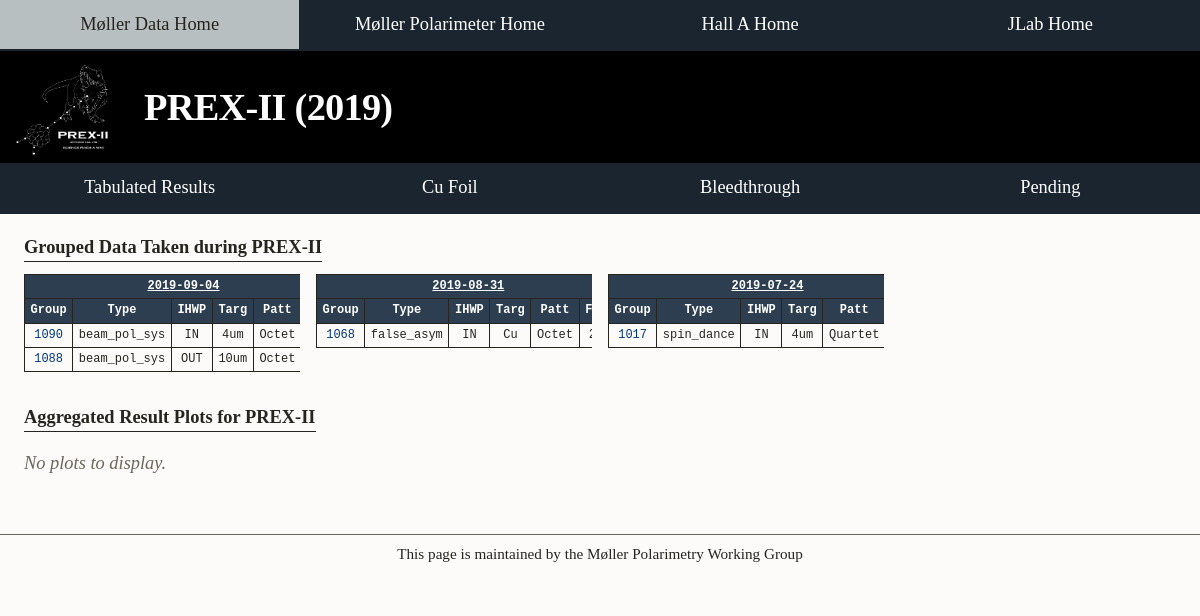
Page /mollerWeb/data/PREX-II/index.php on the committed database.
### tables this page shows
CREATE TABLE `moller_run` (
  `id_run` int(11) NOT NULL,
  `run_leftrate` float DEFAULT NULL,
  `run_rightrate` float DEFAULT NULL,
  `run_coinrate` float DEFAULT NULL,
  `run_accrate` float DEFAULT NULL,
  `run_bcm` int(11) DEFAULT NULL,
  `run_clock` int(11) DEFAULT NULL,
  `run_asym` float DEFAULT NULL,
  `run_asymerr` float DEFAULT NULL,
  `run_anpow` float(7,6) DEFAULT NULL,
  `run_ptarg` float(7,6) DEFAULT NULL,
  `run_pol` float DEFAULT NULL,
  `run_polerr` float DEFAULT NULL,
  `run_qasym` float DEFAULT NULL,
  `run_qasymerr` float DEFAULT NULL,
  `run_qpedused` float DEFAULT NULL,
  `run_qpedcalc` float(7,6) DEFAULT NULL,
  `run_deadtimetau` float DEFAULT NULL,
  `run_leftrate_err` float DEFAULT NULL,
  `run_rightrate_err` float DEFAULT NULL,
  `run_coinrate_err` float DEFAULT NULL,
  `run_accrate_err` float DEFAULT NULL,
  PRIMARY KEY (`id_run`)
);

CREATE TABLE `moller_run_details` (
  `id_rundet` int(11) NOT NULL,
  `rundet_day` date DEFAULT NULL,
  `rundet_anpow` float(7,6) DEFAULT NULL,
  `rundet_type` varchar(32) DEFAULT NULL,
  `rundet_pcrex_group` float(7,1) DEFAULT NULL,
  `rundet_qpedset` float DEFAULT NULL,
  `rundet_deadtimetau` float DEFAULT NULL,
  `rundet_comment` varchar(255) DEFAULT NULL,
  `experiment` varchar(255) DEFAULT NULL,
  PRIMARY KEY (`id_rundet`)
);

CREATE TABLE `moller_settings` (
  `id_set_run` int(11) NOT NULL,
  `set_run_type` varchar(255) DEFAULT NULL,
  `set_run_start` datetime DEFAULT NULL,
  `set_run_end` datetime DEFAULT NULL,
  `set_run_length` time DEFAULT NULL,
  `set_trig_thresh_ch0` float(10,5) DEFAULT NULL,
  `set_trig_thresh_ch1` float(10,5) DEFAULT NULL,
  `set_ihwp_in` varchar(255) DEFAULT NULL,
  `set_target` int(11) DEFAULT NULL,
  `set_E_beam` float(10,5) DEFAULT NULL,
  `set_E_inj` float(10,5) DEFAULT NULL,
  `set_E_Slinac` float(10,5) DEFAULT NULL,
  `set_E_Nlinac` float(10,5) DEFAULT NULL,
  `set_n_pass` varchar(255) DEFAULT NULL,
  `set_bcm_avg` float(10,5) DEFAULT NULL,
  `set_unser` float(10,5) DEFAULT NULL,
  `set_bcm_us` float(10,5) DEFAULT NULL,
  `set_bcm_ds` float(10,5) DEFAULT NULL,
  `set_inj_bcm_tot` float(10,5) DEFAULT NULL,
  `set_inj_bcm_halla` float(10,5) DEFAULT NULL,
  `set_bpm01_X` float(10,5) DEFAULT NULL,
  `set_bpm01_Y` float(10,5) DEFAULT NULL,
  `set_bpm04_X` float(10,5) DEFAULT NULL,
  `set_bpm04_Y` float(10,5) DEFAULT NULL,
  `set_bpm04a_X` float(10,5) DEFAULT NULL,
  `set_bpm04a_Y` float(10,5) DEFAULT NULL,
  `set_q1_cur` float(10,5) DEFAULT NULL,
  `set_q2_cur` float(10,5) DEFAULT NULL,
  `set_q3_cur` float(10,5) DEFAULT NULL,
  `set_q4_cur` float(10,5) DEFAULT NULL,
  `set_dip_cur` float(10,5) DEFAULT NULL,
  `set_tgt_angle` float(10,5) DEFAULT NULL,
  `set_tgt_angle_deg` float(10,5) DEFAULT NULL,
  `set_tgt_lin_pos` float(10,5) DEFAULT NULL,
  `set_tgt_lin_pos_mm` float(10,5) DEFAULT NULL,
  `set_las_mode_halla` varchar(255) DEFAULT NULL,
  `set_las_mode_hallb` varchar(255) DEFAULT NULL,
  `set_las_mode_hallc` varchar(255) DEFAULT NULL,
  `set_las_pow_halla` float(10,5) DEFAULT NULL,
  `set_las_pow_hallb` float(10,5) DEFAULT NULL,
  `set_las_pow_hallc` float(10,5) DEFAULT NULL,
  `set_las_attn_halla` float(10,5) DEFAULT NULL,
  `set_las_attn_hallb` float(10,5) DEFAULT NULL,
  `set_las_attn_hallc` float(10,5) DEFAULT NULL,
  `set_slit_halla` float(10,5) DEFAULT NULL,
  `set_slit_hallb` float(10,5) DEFAULT NULL,
  `set_slit_hallc` float(10,5) DEFAULT NULL,
  `set_ihwp` varchar(16) DEFAULT NULL,
  `set_rhwp` float(10,5) DEFAULT NULL,
  `set_vwien_angle` float(10,5) DEFAULT NULL,
  `set_sol_phi_fg` float(10,5) DEFAULT NULL,
  `set_hwien_angle` float(10,5) DEFAULT NULL,
  `set_hel_pattern` varchar(255) DEFAULT NULL,
  `set_hel_freq` float(10,5) DEFAULT NULL,
  `set_hel_delay` varchar(255) DEFAULT NULL,
  `set_t_settle` float(10,5) DEFAULT NULL,
  `set_t_stable` float(10,5) DEFAULT NULL,
  `set_bpm02a_X` float(10,5) DEFAULT NULL,
  `set_bpm02a_Y` float(10,5) DEFAULT NULL,
  `set_mol_mag_cur_set` float(10,5) DEFAULT NULL,
  `set_mol_mag_cur_meas` float(10,5) DEFAULT NULL,
  `set_mol_mag_v_meas` float(10,5) DEFAULT NULL,
  `set_mol_mag_field_meas` float(10,5) DEFAULT NULL,
  `set_mol_mag_ramp_state` float(10,5) DEFAULT NULL,
  `set_mol_cooler_temp` float(10,5) DEFAULT NULL,
  `set_mol_mag_T2temp` float(10,5) DEFAULT NULL,
  `set_mol_mag_lead1_temp` float(10,5) DEFAULT NULL,
  `set_mol_mag_lead2_temp` float(10,5) DEFAULT NULL,
  `set_det_hv_ch1` float(10,5) DEFAULT NULL,
  `set_det_hv_ch2` float(10,5) DEFAULT NULL,
  `set_det_hv_ch3` float(10,5) DEFAULT NULL,
  `set_det_hv_ch4` float(10,5) DEFAULT NULL,
  `set_det_hv_ch5` float(10,5) DEFAULT NULL,
  `set_det_hv_ch6` float(10,5) DEFAULT NULL,
  `set_det_hv_ch7` float(10,5) DEFAULT NULL,
  `set_det_hv_ch8` float(10,5) DEFAULT NULL,
  `set_det_ap_ch1` float(10,5) DEFAULT NULL,
  `set_det_ap_ch2` float(10,5) DEFAULT NULL,
  `set_det_ap_ch3` float(10,5) DEFAULT NULL,
  `set_det_ap_ch4` float(10,5) DEFAULT NULL,
  `set_det_ap_ch5` float(10,5) DEFAULT NULL,
  `set_det_ap_ch6` float(10,5) DEFAULT NULL,
  `set_det_ap_ch7` float(10,5) DEFAULT NULL,
  `set_det_ap_ch8` float(10,5) DEFAULT NULL,
  `set_trig_thresh` float(10,5) DEFAULT NULL,
  `set_trig_type` varchar(255) DEFAULT NULL,
  `set_mol_pow_sup_cur` float(10,5) DEFAULT NULL,
  PRIMARY KEY (`id_set_run`)
);

### mollerWeb/data/PREX-II/exp_config.php (called while the page is built, shortened)
<?php
$exptext = "PREX-II (2019)";
$explogo = "marisa-prex-transparent.png";

### mollerWeb/data/PREX-II/index.php (the view, shortened to what this page needs)
<?php
require_once __DIR__ . '/data_pull.php';
function showdategrouptables($exp){
    $rundata = isset($_SESSION["rundata"]) ? $_SESSION["rundata"] : array();
    $day="";
    $daytabcolspan = 6;
    echo sectionbanner("Grouped Data Taken during ".$exp);
    echo "<div class='day-tables'>\n";
    $daycounter=-1;
    foreach(array_reverse($rundata) as $rundeets){
      $listit=false;
      if($rundeets['rundet_type']=='false_asym')   $listit=true;
      if($rundeets['rundet_type']=='beam_pol_sys') $listit=true;
      if($rundeets['rundet_type']=='spin_dance')   $listit=true;
      if($listit==true && $rundeets['experiment']==$exp){
        if($rundeets['rundet_day'] != $day){
          $day=$rundeets['rundet_day'];
          $daycounter++;
          if($daycounter != 0){
            echo "      </tbody>
    </table>
  </div>
";
          }
          echo "
  <div class='day-table-wrap'>
    <table class='data-table data-table-day' cellspacing='0' cellpadding='0'>
      <tbody>
        <tr class='data-table-head'>
          <th colspan=".$daytabcolspan.">
            <a href='showbyday.php?day=$day'>".$day."</a>
          </th>
        </tr>
        <tr class='data-table-cols'>
          <th>Group</th>
          <th>Type</th>
          <th>IHWP</th>
          <th>Targ</th>
          <th>Patt</th>
          <th>Freq</th>
        </tr>
";
	  if( $rundeets['FLOOR(rundet_pcrex_group)'] != $grp ){
	    $grp = $rundeets['FLOOR(rundet_pcrex_group)'];
	    echo "        <tr>
          <td><a href='showgroup.php?group=$grp'>".$grp."</a></td>
          <td>".$rundeets['rundet_type']."</td>
          <td>".$rundeets['set_ihwp']."</td>
";
                  $target="null";
                  if($rundeets['set_target']==1) $target="Cu";
                  if($rundeets['set_target']==3) $target="4um";
            echo "          <td>".$target."</td>
          <td>".$rundeets['set_hel_pattern']."</td>
          <td>".round($rundeets['set_hel_freq'])."</td>
        </tr>
";
	  }
        } else {
          if( $rundeets['FLOOR(rundet_pcrex_group)'] != $grp ){
	    $grp = $rundeets['FLOOR(rundet_pcrex_group)'];
	    echo "        <tr>
          <td><a href='showgroup.php?group=$grp'>".$grp."</a></td>
          <td>".$rundeets['rundet_type']."</td>
          <td>".$rundeets['set_ihwp']."</td>
";
                  $target="null";
                  if($rundeets['set_target']==2) $target="10um";
            echo "          <td>".$target."</td>
          <td>".$rundeets['set_hel_pattern']."</td>
          <td>".round($rundeets['set_hel_freq'])."</td>
        </tr>
";
	  }
        }
      }
    }
            echo "      </tbody>
    </table>
  </div>
";
    echo "</div>\n";
    echo sectionbanner("Aggregated Result Plots for ".$exp);
    echo molpol_render_aggregated_plot_gallery(
      dirname(__FILE__) . '/../analysis/aggregated',
      '../analysis/aggregated/',
      $exp
    );
  }
  include "functions.php";
  echo pagestartcommon();
  echo pagetoplinks();
  echo pagegraphictitle();
  echo pagedatanavigationbar();
  echo pagestartmainbody();
  showdategrouptables($expname);
  echo pagefooterlastupdated();
  echo pagefooterclosepage();

### mollerWeb/data/PREX-II/functions.php (shortened to what this page needs)
<?php
function pagestartcommon(){
  include "exp_config.php";
  $htmlout  = "<!DOCTYPE html>\n";
  $htmlout .= "<html lang='en'>";
  $htmlout .= "<head>";
  $htmlout .= "<title>".$exptext." Møller Polarimetry Data</title>";
  $htmlout .= "<meta http-equiv='Content-Type' content='text/html; charset=utf-8' />";
  $htmlout .= "<link rel='stylesheet' type='text/css' href='style.css?v=20260916f'>";
  $htmlout .= "</head>";
  $htmlout .= "<body class='exp-page'>";
  return $htmlout;
}
function pagetoplinks(){
  $htmlout  = "";
  $htmlout .= "<nav class='exp-topnav' aria-label='Site links'>";
  $htmlout .= "<a href='../'>Møller Data Home</a>";
  $htmlout .= "<a href='../../'>Møller Polarimeter Home</a>";
  $htmlout .= "<a href='https://hallaweb.jlab.org'>Hall A Home</a>";
  $htmlout .= "<a href='https://www.jlab.org'>JLab Home</a>";
  $htmlout .= "</nav>";
  return $htmlout;
}
function pagegraphictitle(){
  include "exp_config.php";
  $htmlout  = "";
  $htmlout .= "<header class='exp-titlebar'>";
  $htmlout .= "<div class='exp-titlebar-logo'><img src='".$explogo."' alt='' width='96' height='96'></div>";
  $htmlout .= "<div class='exp-titlebar-text'><h1>".$exptext."</h1></div>";
  $htmlout .= "</header>";
  return $htmlout;
}
function pagedatanavigationbar(){
  $htmlout  = "";
  $htmlout .= "<nav class='exp-datanav' aria-label='Data sections'>";
  $htmlout .= "<a href='index.php'>Tabulated Results</a>";
  $htmlout .= "<a href='showtype.php?type=false_asym'>Cu Foil</a>";
  $htmlout .= "<a href='showtype.php?type=bleed_through'>Bleedthrough</a>";
  $htmlout .= "<a href='showtype.php?type=pending&refresh=true'>Pending</a>";
  $htmlout .= "</nav>";
  return $htmlout;
}
function pagestartmainbody(){
  return "<main class='exp-main'>";
}
function pagefooterlastupdated(){
  $htmlout  = "</main>";
  $htmlout .= "<footer class='exp-footer'>";
  $htmlout .= "This page is maintained by the Møller Polarimetry Working Group";
  $htmlout .= "</footer>";
  return $htmlout;
}
function pagefooterclosepage(){
  $htmlout  = "";
  $htmlout .= "</body>";
  $htmlout .= "</html>";
  return $htmlout;
}
function sectionbanner($text){
  return "<h2>" . $text . "</h2>\n";
}

### mollerWeb/data/PREX-II/data_pull.php (shortened to what this page needs)
<?php
if (!defined('MOLPOL_DATA_LOADED')) {
function molpol_sql_str($con, $value) {
    return mysqli_real_escape_string($con, (string) $value);
}
function molpol_normalize_profile($profile) {
    return 'exact';
}
function molpol_load_into_session($con, $expname, $profile) {
    $profile = molpol_normalize_profile($profile);
    $expEsc = molpol_sql_str($con, $expname);
    if ($profile === 'prefix') {
        $expLike = $expEsc . '%';
        $groupTypeSql = "(moller_run_details.rundet_type LIKE 'beam_pol'"
            . " OR moller_run_details.rundet_type LIKE 'scan_rates'"
            . " OR moller_run_details.rundet_type LIKE 'false_asym'"
            . " OR moller_run_details.rundet_type LIKE 'commiss')"
            . " AND moller_run_details.rundet_type NOT LIKE 'test'"
            . " AND moller_run_details.rundet_type NOT LIKE 'junk'";
        $dayTypeSql = "(moller_run_details.rundet_type LIKE 'beam_pol'"
            . " OR moller_run_details.rundet_type LIKE 'scan_rates'"
            . " OR moller_run_details.rundet_type LIKE 'false_asym'"
            . " OR moller_run_details.rundet_type LIKE 'pending'"
            . " OR moller_run_details.rundet_type LIKE 'commiss')"
            . " AND moller_run_details.rundet_type NOT LIKE 'test'"
            . " AND moller_run_details.rundet_type NOT LIKE 'junk'";
    } else {
        $expLike = $expEsc;
    }
    $rundataquery = "SELECT id_run, run_leftrate, run_rightrate, run_coinrate, run_accrate,"
        . " run_bcm, run_clock, run_asym, run_asymerr, run_anpow, run_ptarg, run_pol, run_polerr,"
        . " run_qasym, run_qasymerr, run_qpedused, run_deadtimetau, rundet_deadtimetau, rundet_day,"
        . " rundet_anpow, rundet_type, FLOOR(rundet_pcrex_group), rundet_comment, rundet_qpedset,"
        . " set_target, set_ihwp, set_hel_pattern, set_hel_freq, experiment"
        . " FROM moller_run, moller_run_details, moller_settings"
        . " WHERE moller_run.id_run=moller_run_details.id_rundet"
        . " AND moller_run.id_run=moller_settings.id_set_run"
        . " AND moller_run_details.experiment LIKE '" . $expLike . "'"
        . " ORDER BY id_run ASC";
    $rundataresults = $con->query($rundataquery);
}
function molpol_ensure_data($expDir, $profile, $force = false) {
    $expDir = rtrim((string) $expDir, '/');
    require $expDir . '/exp_config.php';
    $profile = molpol_normalize_profile($profile);
    require $expDir . '/db_config.php';
    molpol_load_into_session($con, $expname, $profile);
}
function molpol_get($key, $default = '') {
    return isset($_GET[$key]) ? $_GET[$key] : $default;
}
function molpol_plot_files_glob($dirPath, $basenamePattern) {
    if (!is_dir($dirPath)) {
        return array();
    }
    $out = array();
    ksort($out);
    return array_values($out);
}
function molpol_render_aggregated_plot_gallery($fsDir, $webDir, $exp) {
    $pattern = '';
    if (isset($GLOBALS['expaggregatedglob']) && $GLOBALS['expaggregatedglob'] !== '') {
        $pattern = $GLOBALS['expaggregatedglob'];
    } elseif ($exp === 'CREX') {
        $pattern = 'aggregated_crex_*.png';
    } elseif ($exp === 'PREX-II') {
        $pattern = 'aggregated_prex_*.png';
    }
    $html = "<div id='aggregatedPlots' class='plots-hold'>\n";
    if ($pattern === '') {
        $html .= "<p class='plots-empty'><em>No plots to display.</em></p>\n";
    } else {
        $files = molpol_plot_files_glob($fsDir, $pattern);
        if (!$files) {
            $html .= "<p class='plots-empty'><em>No plots to display.</em></p>\n";
        } else {
            foreach ($files as $path) {
                $src = $webDir . basename($path);
                $src = htmlspecialchars($src, ENT_QUOTES, 'UTF-8');
                $html .= "<img src='" . $src . "' alt='' class='plot-image' />\n";
            }
        }
    }
    $html .= "</div>\n";
    return $html;
}
}
$expDir = dirname(__FILE__);
require $expDir . '/exp_config.php';
$forceRefresh = (molpol_get('refresh', '') !== '');
molpol_ensure_data($expDir, $molpol_profile, $forceRefresh);

### rows in the picture
moller_run: moller_run_details.rundet_day "2019-09-04", grp "1090", moller_run_details.rundet_type "beam_pol_sys", moller_settings.set_ihwp "IN", moller_settings.set_target "4um", moller_settings.set_hel_pattern "Octet"
moller_run: grp "1088", moller_run_details.rundet_type "beam_pol_sys", moller_settings.set_ihwp "OUT", moller_settings.set_target "10um", moller_settings.set_hel_pattern "Octet"
moller_run: moller_run_details.rundet_day "2019-08-31", grp "1068", moller_run_details.rundet_type "false_asym", moller_settings.set_ihwp "IN", moller_settings.set_target "Cu", moller_settings.set_hel_pattern "Octet"
moller_run: moller_run_details.rundet_day "2019-07-24", grp "1017", moller_run_details.rundet_type "spin_dance", moller_settings.set_ihwp "IN", moller_settings.set_target "4um", moller_settings.set_hel_pattern "Quartet"

### other values in the picture
$exptext "PREX-II (2019)"
$text "Grouped Data Taken during PREX-II Aggregated Result Plots for PREX-II"
pagefooterlastupdated() "This page is maintained by the Møller Polarimetry Working Group"
